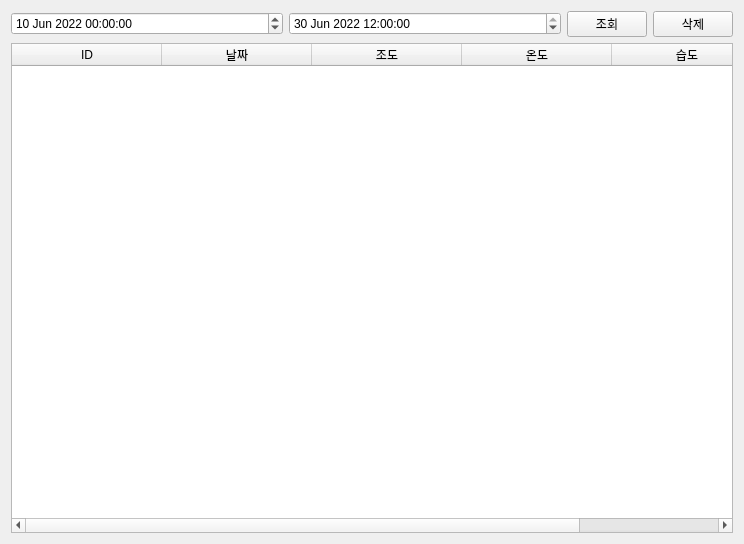
<?xml version="1.0" encoding="UTF-8"?>
<ui version="4.0">
 <class>Tab6Database</class>
 <widget class="QWidget" name="Tab6Database">
  <property name="geometry">
   <rect>
    <x>0</x>
    <y>0</y>
    <width>744</width>
    <height>544</height>
   </rect>
  </property>
  <property name="windowTitle">
   <string>Form</string>
  </property>
  <layout class="QVBoxLayout" name="verticalLayout">
   <item>
    <layout class="QHBoxLayout" name="horizontalLayout" stretch="4,4,1,1">
     <item>
      <widget class="QDateTimeEdit" name="pDTEFrom">
       <property name="dateTime">
        <datetime>
         <hour>0</hour>
         <minute>0</minute>
         <second>0</second>
         <year>2022</year>
         <month>6</month>
         <day>10</day>
        </datetime>
       </property>
      </widget>
     </item>
     <item>
      <widget class="QDateTimeEdit" name="pDTETo">
       <property name="dateTime">
        <datetime>
         <hour>12</hour>
         <minute>0</minute>
         <second>0</second>
         <year>2022</year>
         <month>6</month>
         <day>30</day>
        </datetime>
       </property>
      </widget>
     </item>
     <item>
      <widget class="QPushButton" name="pPBSearch">
       <property name="text">
        <string>조회</string>
       </property>
      </widget>
     </item>
     <item>
      <widget class="QPushButton" name="pPBDelete">
       <property name="text">
        <string>삭제</string>
       </property>
      </widget>
     </item>
    </layout>
   </item>
   <item>
    <layout class="QHBoxLayout" name="horizontalLayout_2" stretch="5,5">
     <item>
      <widget class="QTableWidget" name="pTWDatabase">
       <attribute name="horizontalHeaderDefaultSectionSize">
        <number>150</number>
       </attribute>
       <column>
        <property name="text">
         <string>ID</string>
        </property>
       </column>
       <column>
        <property name="text">
         <string>날짜</string>
        </property>
       </column>
       <column>
        <property name="text">
         <string>조도</string>
        </property>
       </column>
       <column>
        <property name="text">
         <string>온도</string>
        </property>
       </column>
       <column>
        <property name="text">
         <string>습도</string>
        </property>
       </column>
      </widget>
     </item>
     <item>
      <layout class="QHBoxLayout" name="pHLChart"/>
     </item>
    </layout>
   </item>
  </layout>
 </widget>
 <resources/>
 <connections/>
</ui>
